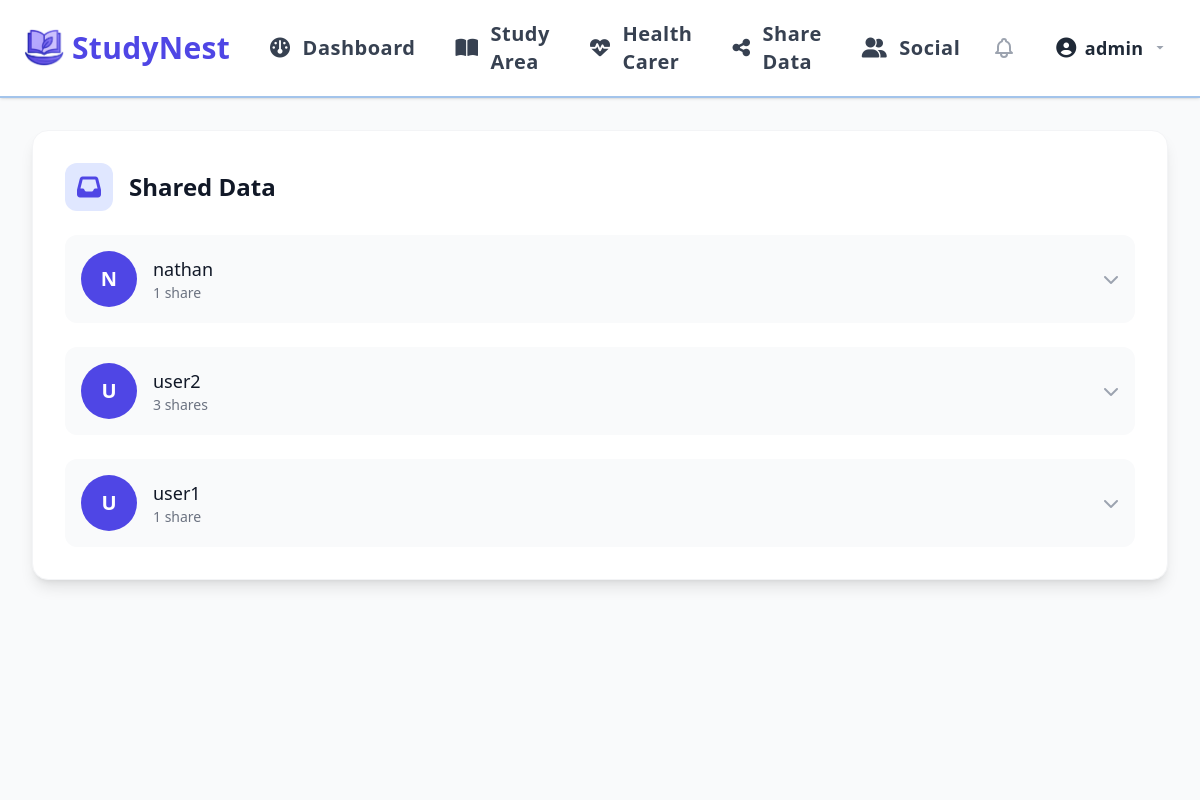
Page /data_shared_with_you (signed in) on the committed database.
### app/models.py (models this page shows)
class User(UserMixin, db.Model):
    id = db.Column(db.Integer, primary_key=True)
    username = db.Column(db.String(80), unique=True, nullable=False)
    password = db.Column(db.String(255), nullable=False)
    email = db.Column(db.String(120), unique=True, nullable=False)
    created_at = db.Column(db.DateTime, default=lambda: datetime.now(UTC))
    university = db.Column(db.String(120))
    profile_picture = db.Column(db.String(120), default=None)  # Store the filename of the profile picture
    study_sessions = db.relationship('StudySession', backref='user', lazy=True)
    tasks = db.relationship('Task', backref='user', lazy=True)
    wellness_checks = db.relationship('WellnessCheck', backref='user', lazy=True)
    friends = db.relationship(
        'User',
        secondary='friendship',
        primaryjoin=(Friendship.user_id == id),
        secondaryjoin=(Friendship.friend_id == id),
        backref='friend_of'
    )
    sent_friend_requests = db.relationship('FriendRequest',
                                         foreign_keys='FriendRequest.from_user_id',
                                         back_populates='from_user',
                                         lazy=True)
    received_friend_requests = db.relationship('FriendRequest',
                                            foreign_keys='FriendRequest.to_user_id',
                                            back_populates='to_user',
                                            lazy=True)

### app/routes.py (the view)
@main.route('/data_shared_with_you')
@login_required
def data_shared_with_you():
    data_shared_with_you = SharedData.query.filter_by(to_user_id=current_user.id).order_by(SharedData.created_at.desc()).all()
    for data in data_shared_with_you:
        data.created_at_awst = to_awst(data.created_at)
    return render_template('data_shared_with_you.html', data_shared_with_you=data_shared_with_you)

### app/routes.py (called while the page is built)
@login_manager.user_loader
def load_user(user_id):
    return User.query.get(int(user_id))

def to_awst(dt):
    if dt is None:
        return None
    if dt.tzinfo is None:
        dt = dt.replace(tzinfo=timezone.utc)
    return dt.astimezone(AWST)

@main.context_processor
def inject_notifications():
    if current_user.is_authenticated:
        pending_count = FriendRequest.query.filter_by(to_user_id=current_user.id, status='pending').count()
        accepted_count = FriendRequest.query.filter_by(from_user_id=current_user.id, status='accepted', is_read=False).count()
        unread_shared_data = SharedData.query.filter_by(to_user_id=current_user.id, is_read=False).count()
        return dict(
            pending_requests_count=pending_count,
            accepted_requests_count=accepted_count,
            unread_shared_data_count=unread_shared_data
        )
    return dict(pending_requests_count=0, accepted_requests_count=0, unread_shared_data_count=0)

### templates/data_shared_with_you.html (shortened to what this page needs)
{% extends "base.html" %}
{% block content %}
<div class="h-full w-full bg-gray-50 dark:bg-gray-800">
    <div class="h-full w-full p-8">
        <div class="max-w-7xl mx-auto">
            <div class="bg-white dark:bg-gray-700 rounded-2xl shadow-lg p-8 border border-gray-100 dark:border-gray-600">
                <div class="flex items-center mb-6">
                    <div class="w-12 h-12 rounded-xl bg-indigo-100 dark:bg-indigo-900 flex items-center justify-center mr-4">
                        <i class="fas fa-inbox text-2xl text-indigo-600 dark:text-indigo-300"></i>
                    </div>
                    <h2 class="text-2xl font-semibold text-gray-900 dark:text-white">Shared Data</h2>
                </div>
                {% if data_shared_with_you %}
                    {% set user_data = {} %}
                    {% for data in data_shared_with_you %}
                        {% if data.from_user.id not in user_data %}
                            {% set _ = user_data.update({data.from_user.id: {'user': data.from_user, 'shares': []}}) %}
                        {% endif %}
                        {% set _ = user_data[data.from_user.id]['shares'].append(data) %}
                    {% endfor %}
                    <div class="space-y-6">
                        {% for user_id, user_info in user_data.items() %}
                            <div class="bg-gray-50 dark:bg-gray-600 rounded-xl overflow-hidden">
                                <div class="p-4 flex items-center justify-between cursor-pointer hover:bg-gray-100 dark:hover:bg-gray-500 transition-colors duration-200"
                                     onclick="toggleUserSection('user-{{ user_id }}')">
                                    <div class="flex items-center space-x-4">
                                        <div class="w-14 h-14 rounded-full bg-indigo-600 flex items-center justify-center text-xl font-bold text-white">
                                            {{ user_info.user.username[0]|upper }}
                                        </div>
                                        <div>
                                            <h3 class="font-medium text-gray-900 dark:text-white text-lg">{{ user_info.user.username }}</h3>
                                            <p class="text-sm text-gray-500 dark:text-gray-400">{{ user_info.shares|length }} share{{ 's' if user_info.shares|length != 1 else '' }}</p>
                                        </div>
                                    </div>
                                    <i class="fas fa-chevron-down text-gray-400 transition-transform duration-200" id="icon-{{ user_id }}"></i>
                                </div>
                                    {% set study_data = [] %}
                                    {% set mood_data = [] %}
                                    {% set assessment_data = [] %}
                                    {% for data in user_info.shares|sort(attribute='created_at', reverse=true) %}
                                        {% if data.data_content.get('study_progress') %}
                                            {% set _ = study_data.append(data) %}
                                        {% endif %}
                                        {% if data.data_content.get('mood') %}
                                            {% set _ = mood_data.append(data) %}
                                        {% endif %}
                                        {% if data.data_content.get('assessments') %}
                                            {% set _ = assessment_data.append(data) %}
                                        {% endif %}
                                    {% endfor %}
                            </div>
                        {% endfor %}
                    </div>
                {% endif %}
            </div>
        </div>
    </div>
</div>
{% endblock %}

### templates/base.html (shortened to what this page needs)
<!DOCTYPE html>
<html lang="en" class="h-full">
<head>
    <script src="https://cdn.tailwindcss.com"></script>
    <link rel="stylesheet" href="https://cdn.jsdelivr.net/npm/flatpickr/dist/flatpickr.min.css">
    <link rel="stylesheet" href="{{ static_file('css/styles.css') }}">
    <link rel="stylesheet" href="https://cdnjs.cloudflare.com/ajax/libs/font-awesome/6.5.0/css/all.min.css" />
    <link href="https://cdn.jsdelivr.net/npm/tom-select@2.3.1/dist/css/tom-select.css" rel="stylesheet">
</head>
<body class="bg-background text-primary h-full flex flex-col">
    <nav class="flex items-center bg-white px-6 py-3 shadow justify-between sticky top-0 z-50 text-lg">
        <div class="flex items-center flex-shrink-0 mr-6">
            <a href="{% if current_user.is_authenticated %}{{ url_for('main.dashboard') }}{% else %}{{ url_for('main.index') }}{% endif %}"
            class="flex items-center space-x-2 text-3xl font-extrabold hover:text-indigo-500 transition-all duration-300">
            <img src="{{ url_for('static', filename='images/studynest_icon.png') }}"
            alt="StudyNest Logo" width="40" height="40" class="inline-block" />
            <span style="color:#4f46e5;">StudyNest</span>
            </a>
        </div>
        <div class="hidden md:flex items-center flex-1 justify-center">
            {% if current_user.is_authenticated %}
            <a href="{{ url_for('main.dashboard') }}"
               class="flex items-center px-4 py-2 rounded-lg mr-2 {% if request.endpoint == 'main.dashboard' %}bg-indigo-100 text-indigo-600 font-semibold{% else %}text-gray-700 hover:text-indigo-600 hover:bg-indigo-50{% endif %} text-xl">
                <i class="fa-solid fa-gauge mr-3 text-xl"></i> Dashboard
            </a>
            <a href="{{ url_for('main.study_area') }}"
               class="flex items-center px-4 py-2 rounded-lg mr-2 {% if request.endpoint == 'main.study_area' %}bg-indigo-100 text-indigo-600 font-semibold{% else %}text-gray-700 hover:text-indigo-600 hover:bg-indigo-50{% endif %} text-xl">
                <i class="fa-solid fa-book-open mr-3 text-xl"></i> Study Area
            </a>
            <a href="{{ url_for('main.health_carer') }}"
               class="flex items-center px-4 py-2 rounded-lg mr-2 {% if request.endpoint == 'main.health_carer' %}bg-indigo-100 text-indigo-600 font-semibold{% else %}text-gray-700 hover:text-indigo-600 hover:bg-indigo-50{% endif %} text-xl">
                <i class="fa-solid fa-heart-pulse mr-3 text-xl"></i> Health Carer
            </a>
            <a href="{{ url_for('main.share_data') }}"
               class="flex items-center px-4 py-2 rounded-lg mr-2 {% if request.endpoint == 'main.share_data' %}bg-indigo-100 text-indigo-600 font-semibold{% else %}text-gray-700 hover:text-indigo-600 hover:bg-indigo-50{% endif %} text-xl">
                <i class="fa-solid fa-share-nodes mr-3 text-xl"></i> Share Data
            </a>
            <a href="{{ url_for('main.friends') }}"
               class="flex items-center px-4 py-2 rounded-lg mr-2 {% if request.endpoint == 'main.friends' %}bg-indigo-100 text-indigo-600 font-semibold{% else %}text-gray-700 hover:text-indigo-600 hover:bg-indigo-50{% endif %} text-xl">
                <i class="fa-solid fa-user-group mr-3 text-xl"></i> Social
            </a>
            {% endif %}
        </div>
        <div class="flex items-center space-x-4">
            {% if not (request.endpoint == 'main.index' and not current_user.is_authenticated) %}
            <div class="flex items-center space-x-4">
                {% if current_user.is_authenticated %}
                <a href="{{ url_for('main.notifications') }}" class="relative flex items-center px-2 py-2">
                </a>
                <div class="relative group inline-block hidden md:inline-block">
                    <a href="{{ url_for('main.profile') }}"
                       class="inline-flex items-center px-4 py-2 rounded-xl font-semibold text-gray-800 dark:text-gray-100 bg-white dark:bg-gray-700 hover:bg-indigo-50 dark:hover:bg-gray-600 hover:text-indigo-700 transition-all duration-200">
                        <i class="fa-solid fa-user-circle mr-2 text-xl"></i>
                        {{ current_user.username }}
                        <svg class="ml-2 w-4 h-4 fill-current text-gray-400 group-hover:text-indigo-600 transition-colors duration-200" xmlns="http://www.w3.org/2000/svg" viewBox="0 0 20 20">
                            <path d="M5.516 7.548L10 12l4.484-4.452z" />
                        </svg>
                    </a>
                </div>
                {% endif %}
            </div>
            {% endif %}
        </div>
    </nav>
    <main class="flex-1 w-full page-content">
        {% block content %}
        {% endblock %}
    </main>
</body>
</html>

### static/css/styles.css (style rules this page uses)
body { background-color: #ffffff; color: #000000; }
:root { --primary-bg: #F6FAFF; --accent-yellow: #FFDE70; --secondary-blue: #A3C4EB; --primary-blue: #173B64; }
body { background-color: var(--primary-bg); color: var(--primary-blue); }
nav { background-color: white !important; border-bottom: 2px solid var(--secondary-blue) !important; box-shadow: 0 2px 4px rgba(23, 59, 100, 0.1); }
nav a { font-weight: 500; letter-spacing: 0.3px; position: relative; padding: 0.5rem 0; }
nav .text-xl { font-weight: 600; letter-spacing: 0.5px; }
a { color: var(--primary-blue); transition: color 0.3s ease; }
.page-content { opacity: 0; animation: fadeIn 0.1s ease-in-out forwards; }

### rows in the picture
User: username "admin"
User: user "N", user.username "nathan"
User: user "U", user.username "user2"
User: user "U", user.username "user1"

### other values in the picture
{{ user_info.shares|length }} "1" "3" "1"
{{ 's' if user_info.shares|length != 1 else '' }} "s"
